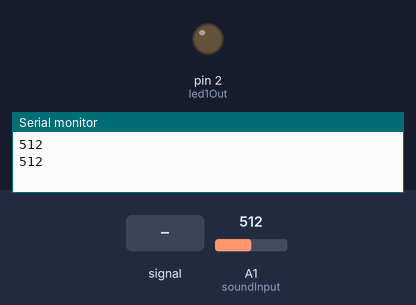
This sketch was run on a simulated Arduino Uno, built with avr-gcc and run on an emulated ATmega328P. Parts: output pins drawn as LEDs (lit = HIGH), the last lines printed to the serial monitor. The inputs (shaded band) are chosen by the test bench; at power-on: A1 (soundInput) = 512.

Above: at 1.8 s.
1.9 s: A1 (soundInput) fed a 200 Hz sine of ±255 counts around its level
At 3.1 s:
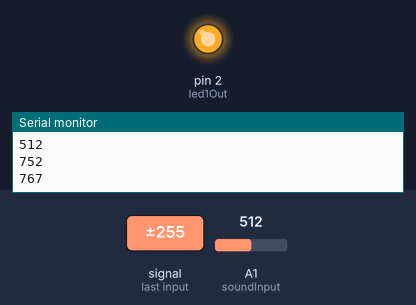
6.0 s: A1 (soundInput) set to 711
7.5 s: A1 (soundInput) set to 728
At 8.9 s:
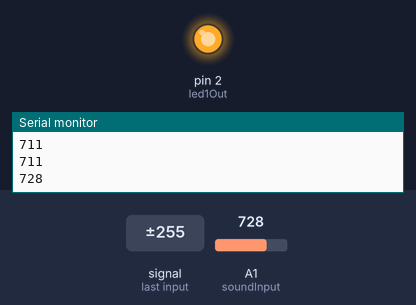
9.5 s: A1 (soundInput) set to 716
At 10.5 s:
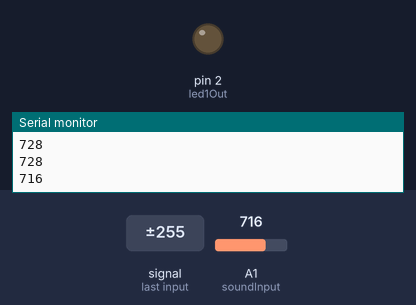
Timing chart, 0 to 12.5 s (numbered marks = the images above; inputs shaded):
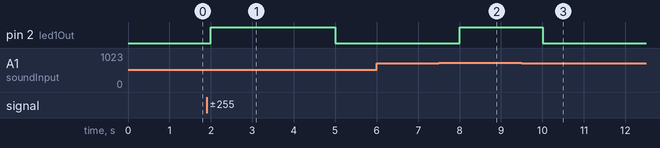

The sketch:

code.ino
```cpp
int soundInput = A1;
int led1Out = 2;
int threshold = 720;

void setup() {
  // put your setup code here, to run once:
  pinMode(soundInput, INPUT);
  pinMode(led1Out, OUTPUT);
  Serial.begin(9600);
}

void loop() {
  // put your main code here, to run repeatedly:
  int value = analogRead(soundInput);
  Serial.println(value);
  if (value >= threshold) {
    digitalWrite(led1Out, HIGH);
  } else {
    digitalWrite(led1Out, LOW);
  }
  delay(1000);
  }
```

Measured:
- after the input at 1.9 s, pin 2 (led1Out): LOW → HIGH after 0.10 s, → LOW 3.0 s later
- after the input at 7.5 s, pin 2 (led1Out): LOW → HIGH after 0.50 s
- after the input at 9.5 s, pin 2 (led1Out): HIGH → LOW after 0.50 s
